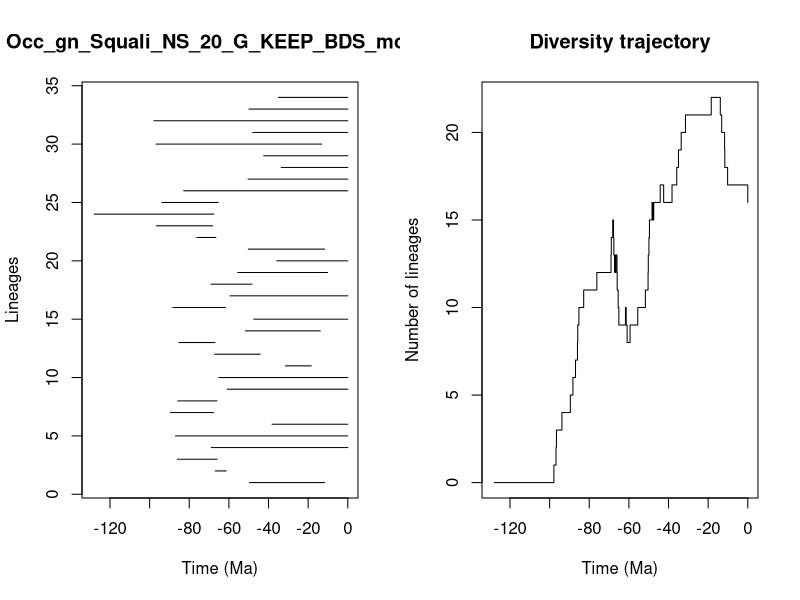

Here is the R script that generated this plot:


pdf(file='../Results/Genus_NS/5_MA_bins_EXT_EP_FT/pyrate_mcmc_logs/Occ_gn_Squali_NS_20_G_KEEP_BDS_mcmc_LTT.pdf',width=0.6*20, height=0.6*10)
title = "Occ_gn_Squali_NS_20_G_KEEP_BDS_mcmc"
ts=c(49.62682383259447, 66.91436424626454,85.94549177199826,68.87716007189432,86.94319068216237,38.22979530553837,89.55380469465757,85.80629004991299,60.883049604802004,65.07186449105808,31.442058859259312,67.23696200837395,85.22579032915462,51.67667153884083,47.46237261584358,88.24798342702721,59.40009287964218,69.02685253841175,55.52592257477268,35.85186892893721,50.210155018006134,76.16500151954742,96.55273116653049,127.97454242427898,93.79733998463323,82.81416555866055,50.32166061480351,33.60374974898212,42.453733619075116,96.7773309545038,47.963191873275186,97.86660408450663,49.89087621653746,34.98632432477165)
te=c(11.59235014546964, 61.36203346721083,65.90676395612441,0.0,0.0,0.0,67.76241280890572,66.00860587376278,0.0,0.0,18.437835968874687,44.19218874841596,67.0421974796616,13.865898327545121,0.0,61.72347297824967,0.0,48.32081494922464,10.18576053594346,0.0,11.696815801180882,66.57733087090406,68.15901236710296,67.59641111721741,65.41279984340346,0.0,0.0,0.0,0.0,13.153333519839629,0.0,0.0,0.0,0.0)
div_traj=c(0, 1,2,3,4,5,6,7,8,9,10,11,12,13,14,15,14,13,12,13,12,13,12,11,10,9,10,9,8,9,10,11,12,13,14,15,16,15,16,17,16,17,18,19,20,21,22,21,20,19,18,17,16)
time_events=c(127.97454242427898, 97.86660408450663,96.7773309545038,96.55273116653049,93.79733998463323,89.55380469465757,88.24798342702721,86.94319068216237,85.94549177199826,85.80629004991299,85.22579032915462,82.81416555866055,76.16500151954742,69.02685253841175,68.87716007189432,68.15901236710296,67.76241280890572,67.59641111721741,67.23696200837395,67.0421974796616,66.91436424626454,66.57733087090406,66.00860587376278,65.90676395612441,65.41279984340346,65.07186449105808,61.72347297824967,61.36203346721083,60.883049604802004,59.40009287964218,55.52592257477268,51.67667153884083,50.32166061480351,50.210155018006134,49.89087621653746,49.62682383259447,48.32081494922464,47.963191873275186,47.46237261584358,44.19218874841596,42.453733619075116,38.22979530553837,35.85186892893721,34.98632432477165,33.60374974898212,31.442058859259312,18.437835968874687,13.865898327545121,13.153333519839629,11.696815801180882,11.59235014546964,10.18576053594346,0.0)
                par(mfrow=c(1,2))
                L = length(ts)
                plot(ts, 1:L , xlim=c(-max(ts)-1,0), pch=20, type="n", main=title,xlab="Time (Ma)",ylab="Lineages")
                for (i in 1:L){segments(x0=-te[i],y0=i,x1=-ts[i],y1=i)}    
                t = -time_events
                plot(div_traj ~ t,type="s", main = "Diversity trajectory",xlab="Time (Ma)",ylab="Number of lineages",xlim=c(-max(ts)-1,0))
                abline(v=c(65,200,251,367,445),lty=2,col="gray")
                
